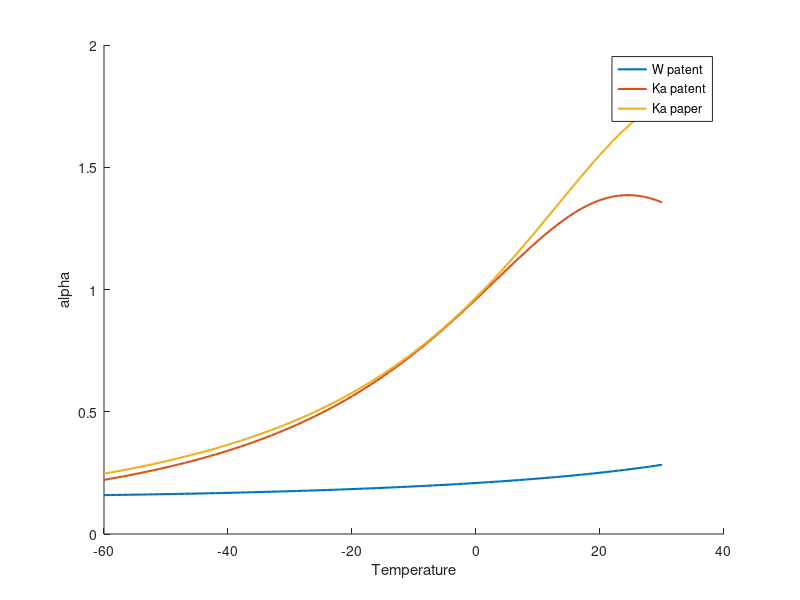

MATLAB code for this plot:
% Compare alpha values from different sources

clear all
close all

t=-60:30;

A_w=1./(4.792-3.63e-2*t-1.897e-4*t.^2);
A_k=1./(1.041-2.606e-2*t+5.313e-4*t.^2);
A_x=1./(7.919e-2-2.226e-3*t+8.201e-5*t.^2);

alpha=1./(0.0003859.*t.^2-0.02718.*t+1.034);

figure('renderer','painters');
hold on

plot(t,A_w,'linewidth',1.5);
plot(t,A_k,'linewidth',1.5);
%plot(t,A_x,'linewidth',1.5);
plot(t,alpha,'linewidth',1.5);

legend('W patent','Ka patent','Ka paper');

xlabel('Temperature')
ylabel('alpha')